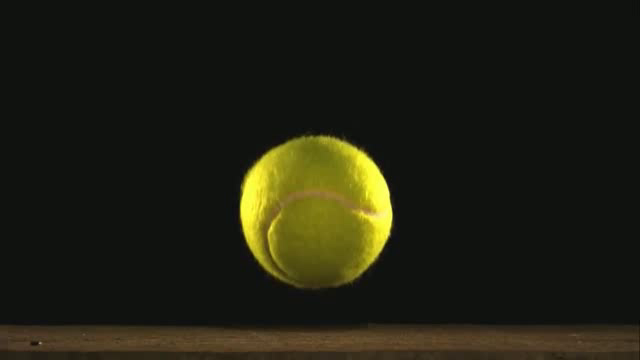
#> input picture frame 0 of model_for_comparison/outputRGB.mp4, 640 x 360 px
$ python tennis_track.py
#> lines starting #> are read from the running program, lines starting #| are printed output that depends on the picture; after the words box and inside, x2 and y2 are one past the last pixel; in counts of white or black regions, pixels touching at a corner belong together
# import the necessary packages
from collections import deque
from imutils.video import VideoStream
import numpy as np
import argparse
import cv2
import imutils
import time

# construct the argument parse and parse the arguments
ap = argparse.ArgumentParser()
ap.add_argument("-v", "--video", default='./outputRGB.mp4',
                help="path to the (optional) video file")
ap.add_argument("-b", "--buffer", type=int, default=64,
                help="max buffer size")
args = vars(ap.parse_args())

# define the lower and upper boundaries of the "green" ball in the HSV color space, then initialize the list of
# tracked points
greenLower = (29, 86, 6)
greenUpper = (64, 255, 255)
pts = deque(maxlen=args["buffer"])
# if a video path was not supplied, grab the reference to the webcam
if not args.get("video", False):
    vs = VideoStream(src=0).start()
# otherwise, grab a reference to the video file
else:
    vs = cv2.VideoCapture(args["video"])
# allow the camera or video file to warm up
time.sleep(2.0)

frame_index = 1
# keep looping
while True:
    # grab the current frame
    frame = vs.read()
    # handle the frame from VideoCapture or VideoStream
    frame = frame[1] if args.get("video", False) else frame
#> frame is the input picture: shape (360, 640, 3); mean B, G, R 17.9, 31.3, 31.7
    # if we are viewing a video and we did not grab a frame, then we have reached the end of the video
    if frame is None:
        break
    # resize the frame, blur it, and convert it to the HSV color space
    frame = imutils.resize(frame, width=600)
#> frame: shape (337, 600, 3)
    blurred = cv2.GaussianBlur(frame, (11, 11), 0)
    hsv = cv2.cvtColor(blurred, cv2.COLOR_BGR2HSV)
#> hsv: shape (337, 600, 3); mean H, S, V 44.7, 65.5, 33.3
    # construct a mask for the color "green", then perform a series of dilations and erosions to remove any small
    # blobs left in the mask
    mask = cv2.inRange(hsv, greenLower, greenUpper)
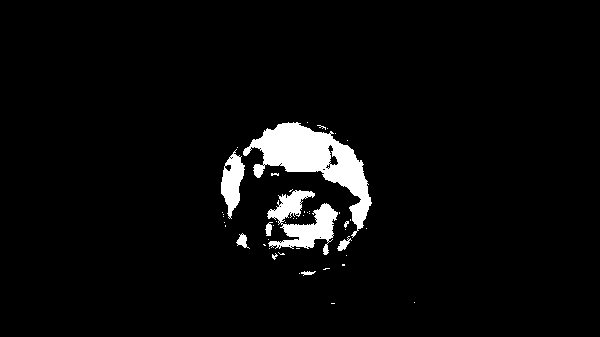
#> mask: shape (337, 600); 4.2% white; 47 white regions (38 under 20 px), largest, box (x1, y1, x2, y2) and area: (243, 122, 372, 238) 4990, (267, 190, 338, 255) 2129, (221, 149, 245, 219) 915
    mask = cv2.erode(mask, None, iterations=2)
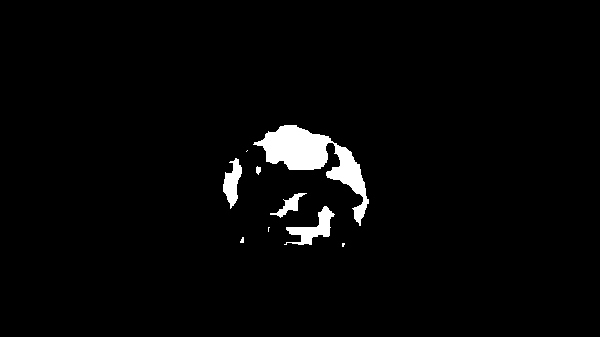
#> mask: shape (337, 600); 2.6% white; 9 white regions (4 under 20 px), largest, box (x1, y1, x2, y2) and area: (253, 125, 369, 226) 3579, (284, 206, 335, 245) 734, (223, 158, 242, 209) 525, (270, 193, 307, 218) 285, (256, 166, 261, 175) 33
    mask = cv2.dilate(mask, None, iterations=2)
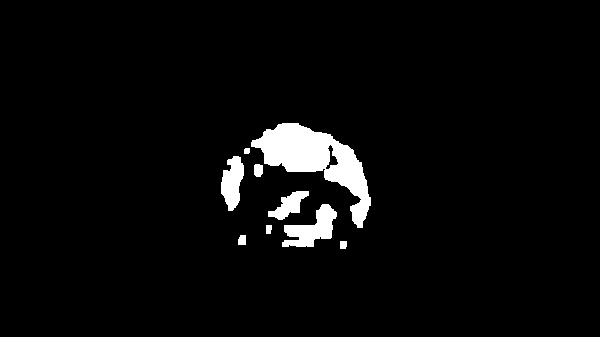
#> mask: shape (337, 600); 3.8% white; 9 white regions

    # find contours in the mask and initialize the current (x, y) center of the ball
    cnts = cv2.findContours(mask.copy(), cv2.RETR_EXTERNAL, cv2.CHAIN_APPROX_SIMPLE)
#> cnts = 9 contours; largest, box (x1, y1, x2, y2) and area: (251, 123, 371, 228) 4617, (282, 204, 337, 247) 1096, (221, 156, 244, 211) 778, (268, 191, 309, 220) 506, (254, 164, 263, 177) 87
    cnts = imutils.grab_contours(cnts)
    center = None
    # only proceed if at least one contour was found
    if len(cnts) > 0:
        # find the largest contour in the mask, then use it to compute the minimum enclosing circle and centroid
        c = max(cnts, key=cv2.contourArea)
#> c = contour of 162 points, box (x1, y1, x2, y2) (251, 123, 371, 228), area 4617
        ((x, y), radius) = cv2.minEnclosingCircle(c)
#> x = 307; y = 183.5; radius = 70.12
        M = cv2.moments(c)
#> M = moments, m00 4617, centre m10/m00, m01/m00 = (316.3, 159.5)
        center = (int(M["m10"] / M["m00"]), int(M["m01"] / M["m00"]))
#> center = (316, 159)
        # only proceed if the radius meets a minimum size
        if radius > 10:
            # draw the circle and centroid on the frame, then update the list of tracked points
            cv2.circle(frame, (int(x), int(y)), int(radius),
                       (0, 255, 255), 2)
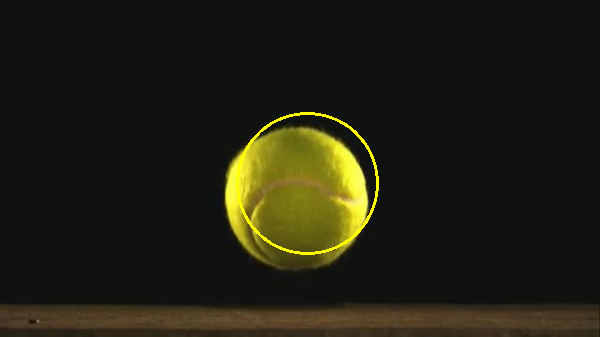
#> frame: shape (337, 600, 3); mean B, G, R 17.8, 32.4, 32.7
            cv2.circle(frame, center, 5, (0, 0, 255), -1)
#> frame: shape (337, 600, 3); 0.04% of pixels changed, all inside (x1, y1, x2, y2) = (311, 154, 322, 165)
        # update the points queue
        pts.appendleft(center)

    # loop over the set of tracked points
    for i in range(1, len(pts)):
        # if either of the tracked points are None, ignore them
        if pts[i - 1] is None or pts[i] is None:
            continue
        # otherwise, compute the thickness of the line and draw the connecting lines
        thickness = int(np.sqrt(args["buffer"] / float(i + 1)) * 2.5)
        cv2.line(frame, pts[i - 1], pts[i], (0, 0, 255), thickness)
    # show the frame to our screen
    cv2.imshow("Frame", frame)
    file_name = "./frame_results/track_output_" + str(frame_index) + ".png"
    frame_index += 1
    cv2.imwrite(file_name, frame)
    key = cv2.waitKey(1)
#> (key Esc is pressed here)

# close all windows
cv2.destroyAllWindows()
